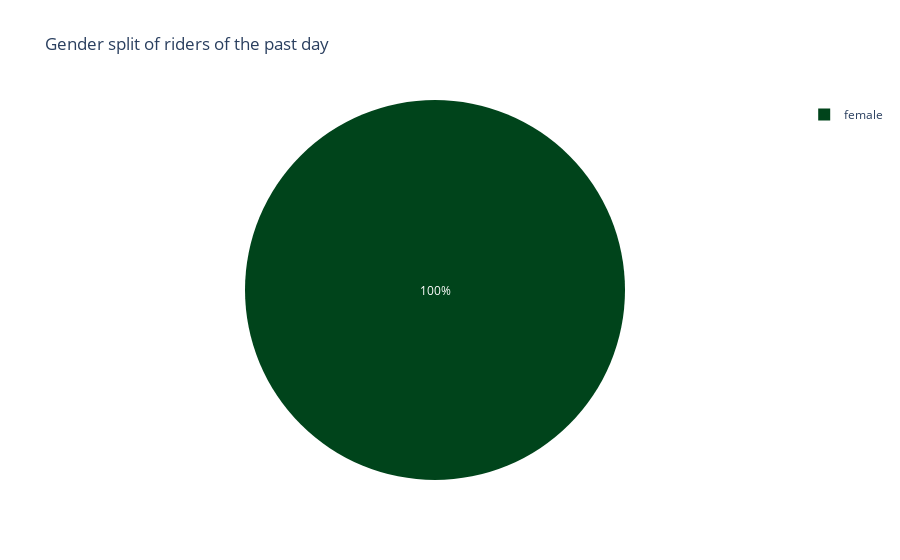

Source (notebook cell):
### Markdown cell above
#### Gender split of riders of the past day

### Code cell
query = f"""
WITH rides AS (  
    SELECT *, CAST(start_time AS DATE) AS start_date
    FROM yusra_stories_production.rides
    ),
riders AS (
SELECT DISTINCT (user_id), name, gender, age
FROM yusra_stories_production.users
JOIN rides
USING (user_id)
WHERE start_date = '{current_date}'
)
SELECT gender, COUNT(*) AS number_of_riders
FROM riders
GROUP BY gender;
"""
riders_gender_split = pd.read_sql_query(query, con)
riders_gender_split_fig = px.pie(riders_gender_split, values='number_of_riders', names='gender', title=f'Gender split of riders of the past day', color_discrete_sequence=px.colors.sequential.Greens_r)
riders_gender_split_fig

### Figure 1 — Plotly figure (JSON) as saved in the notebook; plotly's stock layout.template omitted (floating-point values rounded to 4 significant figures)
{"data": [{"domain": {"x": [0, 1], "y": [0, 1]}, "hovertemplate": "gender=%{label}<br>number_of_riders=%{value}<extra></extra>", "labels": ["female"], "legendgroup": "", "name": "", "showlegend": true, "type": "pie", "values": [1]}], "layout": {"legend": {"tracegroupgap": 0}, "piecolorway": ["rgb(0,68,27)", "rgb(0,109,44)", "rgb(35,139,69)", "rgb(65,171,93)", "rgb(116,196,118)", "rgb(161,217,155)", "rgb(199,233,192)", "rgb(229,245,224)", "rgb(247,252,245)"], "title": {"text": "Gender split of riders of the past day"}}}
